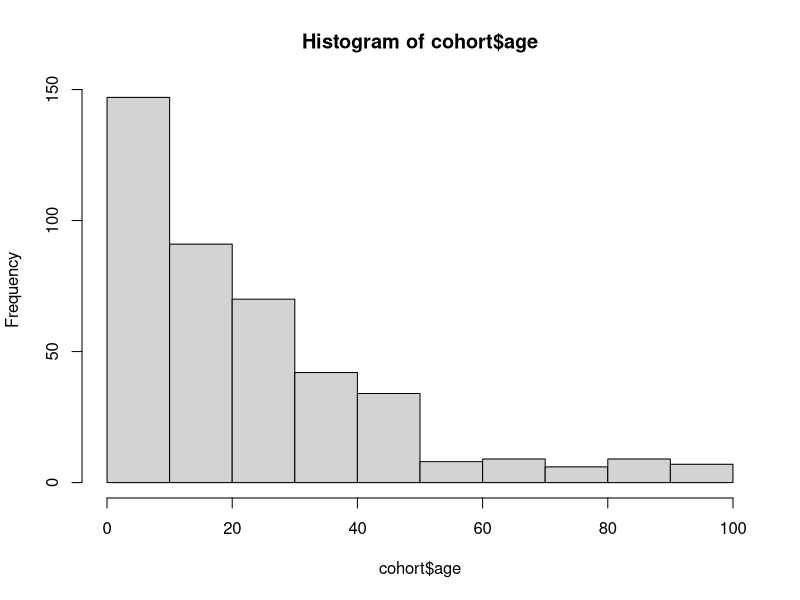

Recreate this plot in R. (Note: this script raises an error after producing the figure.)
#############################
#Author: Veronica Malizia
#Date: 27/11/2021
#R version: 3.6.1

#This will generate a first toy model for human demography (with age/birth/deaths)
#Data: 
# - Initial cohort population from WORMSIM input file
# - Death_rates_Uganda_2019 specific by age (from: https://apps.who.int/gho/data/view.searo.61730?lang=en)

#############################
rm(list = ls())

library(tidyverse)
library(readxl)
library(foreach)
library(doParallel)

################
#Initial population
#Starting with the initial cohort
################
pop0 <- read_xlsx("Initial population.xlsx")
death_rates <- read.csv("death_rates_Uganda_2019.csv")
prob_death <- read.csv("prob_death_Uganda_2019.csv")
le <- 60 #Life expectancy (Uganda)

cohort <- tibble(age = round(c(runif(pop0$N_males[1], 0, pop0$Age_limit[1]),
                               runif(pop0$N_females[1], 0, pop0$Age_limit[1]))),
                 sex = c(rep(0, pop0$N_males[1]), rep(1, pop0$N_females[1]))) #Sub-Saharan Africa
#0=male, 1=female
for(i in 2:nrow(pop0)){
  tmp <- tibble(age = round(c(runif(pop0$N_males[i], pop0$Age_limit[i-1]+1, pop0$Age_limit[i]),
                              runif(pop0$N_females[i], pop0$Age_limit[i-1]+1, pop0$Age_limit[i]))),
                sex = c(rep(0, pop0$N_males[i]), rep(1, pop0$N_females[i])))
  cohort <- rbind(cohort, tmp) 
}

hist(cohort$age)

##Parameters
T <- 400 #number of years
birth_rate <- 34.8 #37 is crude annual birth rate Uganda, 34.8 for Sub-Saharan Africa (per 1000 individuals)
max.pop <- 700
#annual time step

seeds <- 10
writeLines(c(""), "Sink_demography.txt") #initiate log file
writeLines(c(""), "Find_bug.txt") #initiate log file

cluster <- makeCluster(min(parallel::detectCores(logical = FALSE), seeds))
registerDoParallel(cluster)

results <- foreach(k = 1:seeds,
                   .inorder = TRUE,
                   .errorhandling = "remove",
                   #.combine = bind_rows,
                   .packages = c("tidyverse")) %dopar% {
                     #for each seed:
                     
                     #Time step events, for each individual
                     #Initialize
                     pop <- cohort
                     N <- nrow(pop)
                     
                     for(t in 1:T){ #(T*12)
                       
                       sink("Sink_demography.txt", append=TRUE)
                       cat(paste(Sys.time(), ": Starting seed", k, "time step", t, "\n", sep = " "))
                       sink()
                       #The reaper
                       if(nrow(pop)>max.pop)
                         pop <- slice_sample(pop, prop = 0.9)
                       
                       #Births
                       #for now birth rate does not depend on age-specific female fertility 
                       births <- rpois(1, (birth_rate*(nrow(pop)/1000)))
                       nb <- tibble(age=rep(0, births),
                                    sex=as.numeric(rbernoulli(births, 0.5))) #new born
                       
                       pop <- bind_rows(pop, nb)
                       
                       #Deaths
                       ag <- as.numeric(cut(pop$age, c(-1, prob_death$Age_hi))) #age groups
                       # pop <- pop %>%
                       #   mutate(ag = ag)
                       dead <- c()
                       for(i in 1:nrow(pop)){
                         if(pop$sex[i]==0){
                           if(rbernoulli(1, p=prob_death[ag[i], "Male"]))
                             dead <- c(dead, i)
                         }
                         if(pop$sex[i]==1){
                           if(rbernoulli(1, p=prob_death[ag[i], "Female"]))
                             dead <- c(dead, i)
                         }    
                       }
                       
                       if(length(dead>0))
                         pop <- pop[-dead,]
                       
                       #Update age
                       pop$age <- pop$age + 1
                       N <- c(N, nrow(pop))
                       
                       # sink("Find_bug.txt", append=TRUE)
                       # cat(paste(Sys.time(), ": Time step", t, "NB:",
                       #           births, "deads", length(dead), "Pop size:", nrow(pop), "\n", sep = " "))
                       # sink()
                     }
                     
                     res <- tibble(time = 0:(T),
                                   seed = rep(k, ((T)+1)),
                                   pop_size = N)
                   }
                      
stopCluster(cluster)

#Collating results
res <- bind_rows(results)

#Average results over simulations
avg_res <- res %>%
  group_by(time) %>%
  summarise(N = mean(pop_size))
            
ggplot(res) +
  geom_line(aes(x=time, y=pop_size, group = seed), color = "grey20", alpha = 0.3) +
  geom_line(data=avg_res, aes(x=time, y=N), size=1) +
  scale_y_continuous(name = "Population size (counts)",
                     breaks = seq(0, 1000, 200),
                     #limits = c(0, 1000),
                     expand = c(0, 0)) +
  scale_x_continuous(name = "Time [years]",
                     limits = c(0, T),
                     expand = c(0, 0)) +
  expand_limits(x = 0,y = 0)

hist(cohort$age)
hist(pop$age, breaks = c(0, prob_death$Age_hi[-c(1, nrow(prob_death))]))

#Saving image
tiff("Demography.tif", width=7, height=6, units = "in", res = 300)
ggplot(res) +
  geom_line(aes(x=time, y=pop_size, group = seed), color = "grey20", alpha = 0.3) +
  geom_line(data=avg_res, aes(x=time, y=N), size=1) +
  scale_y_continuous(name = "Population size (counts)",
                     breaks = seq(0, 1000, 200),
                     limits = c(0, 1000),
                     expand = c(0, 0)) +
  scale_x_continuous(name = "Time [years]",
                     limits = c(0, T),
                     expand = c(0, 0)) +
  expand_limits(x = 0,y = 0)
dev.off()


plot(N, type='l')
